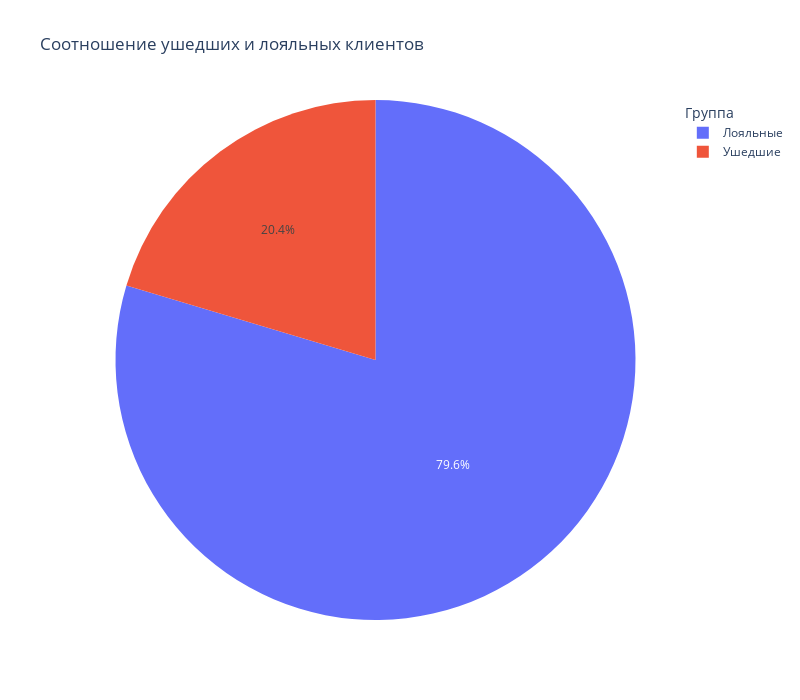

This figure's notebook cell:
### Code cell
pie_data = churn_data.groupby('Exited')['Exited'].count()


fig = px.pie(
    data_frame=pie_data,
    names=['Лояльные', 'Ушедшие'],
    values=pie_data,
    title='Соотношение ушедших и лояльных клиентов',
    width=800,
    height=700
    
)

fig.update_layout(legend_title='Группа')

fig.show()
fig.write_html('files to share/pie.html')

### Figure 1 — Plotly figure (JSON) as saved in the notebook; plotly's stock layout.template omitted (floating-point values rounded to 4 significant figures)
{"data": [{"domain": {"x": [0, 1], "y": [0, 1]}, "hovertemplate": "label=%{label}<br>value=%{value}<extra></extra>", "labels": ["Лояльные", "Ушедшие"], "legendgroup": "", "name": "", "showlegend": true, "type": "pie", "values": [7963, 2037]}], "layout": {"height": 700, "legend": {"title": {"text": "Группа"}, "tracegroupgap": 0}, "title": {"text": "Соотношение ушедших и лояльных клиентов"}, "width": 800}}
